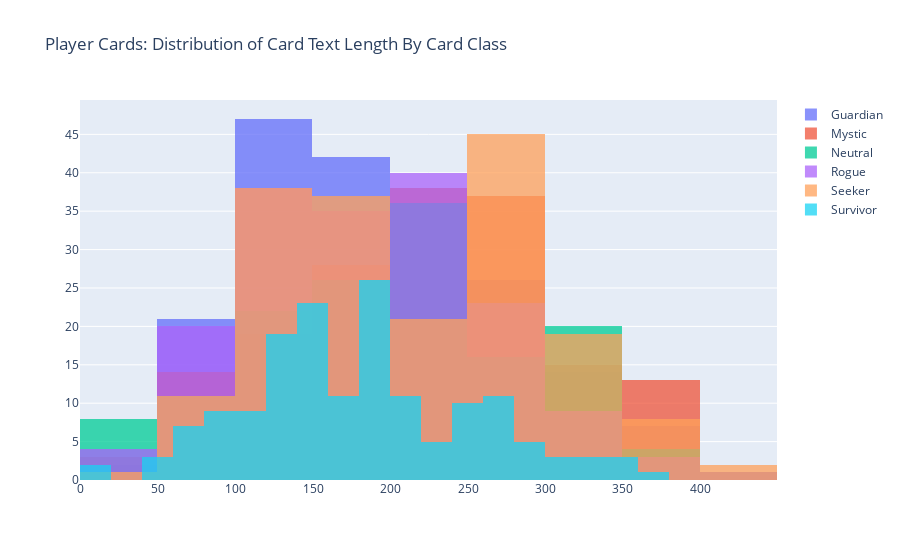

The cell this chart's notebook holds for it:
### Code cell
#Distribution of text length by player card class
x0 = df_player_card_text.loc[df_card_text['faction_name'] == 'Guardian', 'text_len']
x1 = df_player_card_text.loc[df_card_text['faction_name'] == 'Mystic', 'text_len']
x2 = df_player_card_text.loc[df_card_text['faction_name'] == 'Neutral', 'text_len']
x3 = df_player_card_text.loc[df_card_text['faction_name'] == 'Rogue', 'text_len']
x4 = df_player_card_text.loc[df_card_text['faction_name'] == 'Seeker', 'text_len']
x5 = df_player_card_text.loc[df_card_text['faction_name'] == 'Survivor', 'text_len']

trace1 = go.Histogram(
    x=x0, name='Guardian',
    opacity=0.75
)
trace2 = go.Histogram(
    x=x1, name = 'Mystic',
    opacity=0.75
)
trace3 = go.Histogram(
    x=x2, name = 'Neutral',
    opacity=0.75
)
trace4 = go.Histogram(
    x=x3, name = 'Rogue',
    opacity=0.75
)
trace5 = go.Histogram(
    x=x4, name = 'Seeker',
    opacity=0.75
)
trace6 = go.Histogram(
    x=x5, name = 'Survivor',
    opacity=0.75
)

data = [trace1, trace2, trace3, trace4, trace5, trace6]
layout = go.Layout(barmode='overlay', 
                   title='Player Cards: Distribution of Card Text Length By Card Class')
fig = go.Figure(data=data, layout=layout)

iplot(fig, filename='overlaid histogram')

### Figure 1 — Plotly figure (JSON) as saved in the notebook; plotly's stock layout.template omitted (floating-point values rounded to 4 significant figures; data arrays with more than 128 entries replaced by an {"elided": "..."} marker saying what was removed)
{"data": [{"name": "Guardian", "opacity": 0.75, "type": "histogram", "x": {"elided": "180 int values"}}, {"name": "Mystic", "opacity": 0.75, "type": "histogram", "x": {"elided": "168 int values"}}, {"name": "Neutral", "opacity": 0.75, "type": "histogram", "x": {"elided": "144 int values"}}, {"name": "Rogue", "opacity": 0.75, "type": "histogram", "x": {"elided": "173 int values"}}, {"name": "Seeker", "opacity": 0.75, "type": "histogram", "x": {"elided": "182 int values"}}, {"name": "Survivor", "opacity": 0.75, "type": "histogram", "x": {"elided": "161 int values"}}], "layout": {"barmode": "overlay", "title": {"text": "Player Cards: Distribution of Card Text Length By Card Class"}}}
